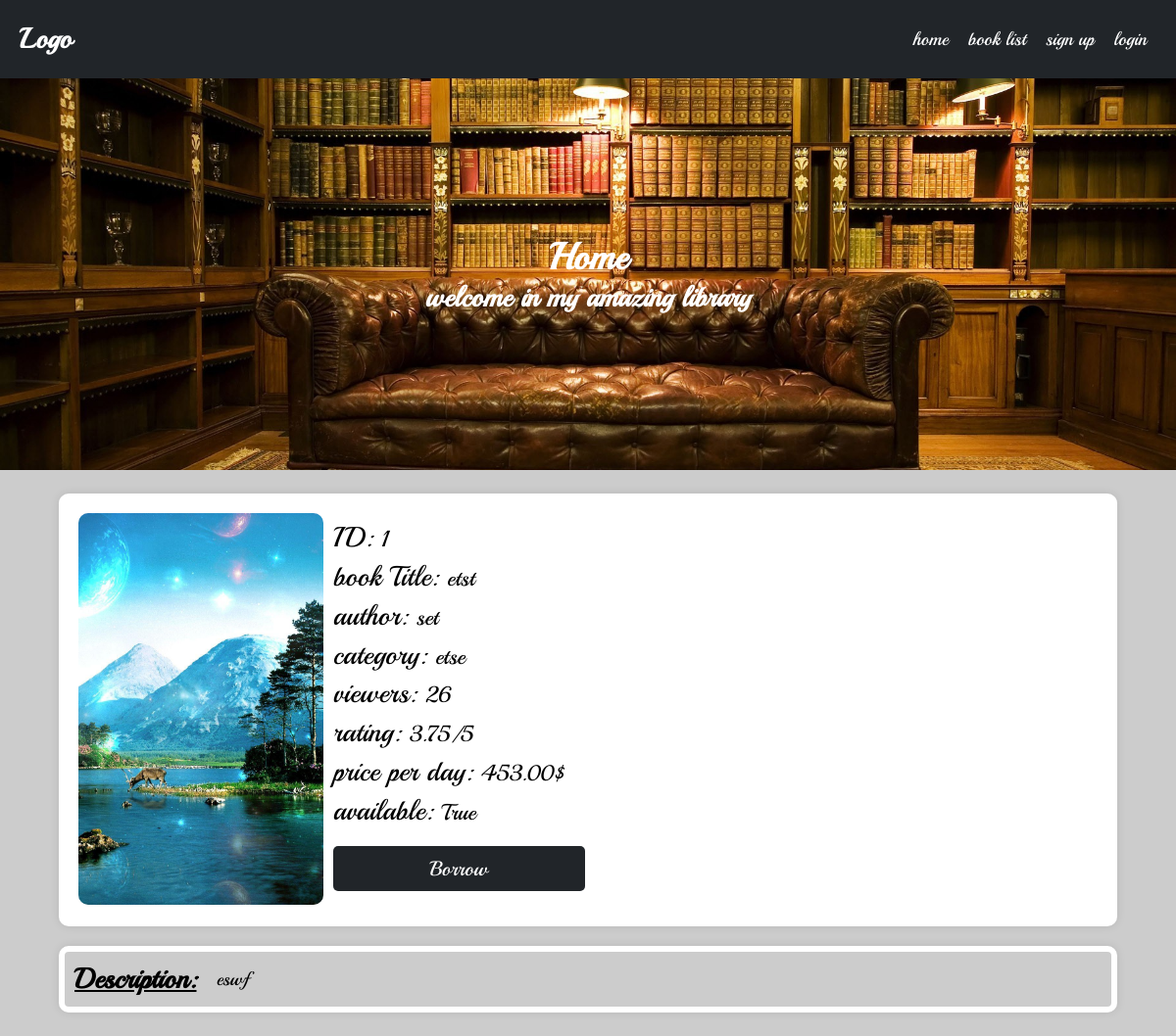
The app's page /books/sdfsdaf/, older data.
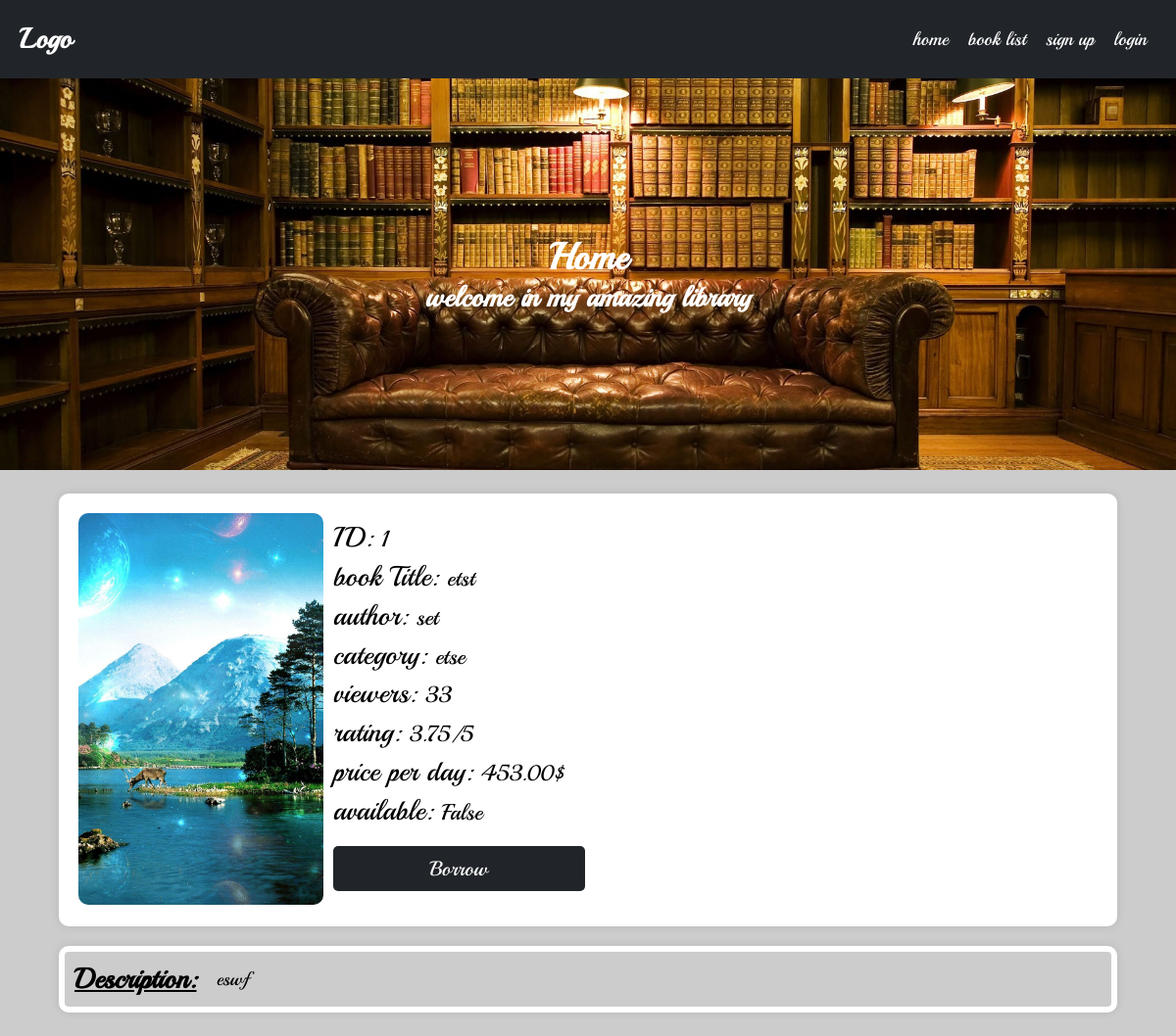
The same page, newer data.
### books/models.py (models this page shows, shortened)
class Book(BasicModel):
    uploaded_by = models.ForeignKey(User, on_delete=models.CASCADE, related_name='books')
    category = models.ForeignKey(Category, on_delete=models.CASCADE, related_name='books')
    viewers = models.ManyToManyField(User, through=Viewers, related_name='viewed_books')
    title = models.CharField(max_length=100)
    author = models.CharField(max_length=100)
    price = models.DecimalField(max_digits=5, decimal_places=2)
    description = models.TextField()
    borrower = models.ForeignKey(User, on_delete=models.SET_NULL, related_name='borrowed_books', null=True, blank=True)
    objects = BookManager()
    @property
    def is_borrowed(self):
        return self.borrower is not None
    @property
    def rating(self):
        return self.ratings.aggregate(avg_rating=Avg('rating'))['avg_rating'] or '~'
    @property
    def views(self):
        return self.user_viewers.aggregate(total_views=Sum('count'))['total_views'] or 0
    class Meta:
        verbose_name = 'Book'
        verbose_name_plural = 'Books'

class BookImage(BasicModel):
    image = models.ImageField(upload_to=book_cover_path, null=True, blank=True)
    book = models.OneToOneField(Book, on_delete=models.CASCADE, related_name='image', null=True, blank=True)
    class Meta:
        verbose_name = 'Book Image'
        verbose_name_plural = 'Book Images'
    @property
    def url(self):
        return self.image.url

### categories/models.py (models this page shows)
class Category(BasicModel):
    title = models.CharField(max_length=100)
    class Meta:
        verbose_name = 'Category'
        verbose_name_plural = 'Categories'
    def __str__(self):
        return self.title

### books/views.py (the view)
# urls.py: path('<slug:slug>/', views.BookDetailView.as_view(), name='book_details'),
class BookDetailView(DetailView):
    model = Book
    def get_queryset(self):
        if (self.request.user.is_authenticated):
            Book.objects.active().get(slug=self.kwargs['slug']).increase_views(self.request.user)
        return Book.objects.active().filter(slug=self.kwargs['slug'])

### books/models.py (called while the page is built)
    def get_queryset(self):
        return queryset(self.model, using=self._db)

    def active(self):
        return self.get_queryset().filter(active=True)

### books/templatetags/custom_filters.py (called while the page is built)
@register.filter( name='not' )
def not_gate(value):
    return not value

### templates/books/book_detail.html (shortened to what this page needs)
{% extends "base.html" %}
{% load static %}
{% load custom_filters %}
{% block style %}
<link rel="stylesheet" href="{% static 'assets/css/details.css' %}">
{% endblock %}
{% block content %}
<div class="container details-container">
    <div class="row">
        <div class="col-sm-6 col-md-3 ">
            <img class="w-100" id="bookImg" src="{{object.image.url}}" alt="">
        </div>
        <div class="col-9 text-data">
            <div>ID: <span id="bookID"> {{object.id}}</span></div><br/>
            <div>book Title:  <span id="bookTitle"> {{object.title}}</span></div><br/>
            <div>author:  <span id="bookAuthor"> {{object.author}}</span></div><br/>
            <div>category:  <span id="bookCategory"> {{object.category}}</span></div><br/>
            <div>viewers: <span id="bookViewers">  {{object.views}}</span></div><br/>
            <div>rating:  <span id="bookRating">  {{object.rating}}{% if object.rating != '~' %}/5{% endif %} </span></div><br/>
            <div>price per day: <span id="bookPrice">  {{object.price}}$</span></div><br/>
            <div>available: <span id="bookAvailable">  {{object.is_borrowed|not}}</span></div><br/>
            <button class="btn-2 btn-dark" onclick="urlRedirect('borrow_book.html')">Borrow</button>
        </div>
    </div>
    <div class="row">
        <h2>Description: </h2>
        <div id="bookDescription" style="word-break: break-word;">
            {{object.description}}
        </div>
    </div>
</div>
{% endblock %}

### templates/base.html (shortened to what this page needs)
{% load static %}
<!DOCTYPE html>
<html lang="en">
<head>
    <link rel="stylesheet" href="{% static 'assets/css/utilities.css' %}">
    {% block style %}
    {% endblock %}
</head>
<body>
    <nav id="nav">
        <div class="first">
            <div id="logo"><a href="{% url 'home' %}">Logo</a></div>
        </div>
        <ul>
            <li><a href="{% url 'home' %}">home</a></li>
            <li><a href="{% url 'book_list' %}">book list</a></li>
            {% if user.is_anonymous %}
                <li><a href="{% url 'signup' %}">sign up</a></li>
                <li><a href="{% url 'login' %}">login</a></li>
            {% else %}
                {% if user.is_superuser %}
                    <li><a href="">dashboard</a></li>
                {% endif %}
                <li><a href="{% url 'logout' %}">logout</a></li>
            {% endif %}
        </ul>
    </nav>
{% block header %}
<header>
    <img src="{% static 'assets/images/header.jpg' %}" alt="header image">
    <h1> Home</h1>
    <h2> welcome in my amazing library</h2>
</header>
{% endblock %}
    {% block content %}
    {% endblock %}
</body>
</html>

### static/assets/css/utilities.css (style rules this page uses)
:root { font-size: 19px; }
* { box-sizing: border-box; margin: 0; padding: 0; font-family: Playball, cursive; }
body { padding-top: 80px; background-color: #ccc; min-height: 100dvh; }
nav { position: fixed; top: 0; width: 100%; height: 80px; background-color: #212529; color: white; display: flex; justify-content: space-between; align-items: center; padding: 0 20px; overflow: hidden; transition: min-height 0.2s linear; z-index: 2; }
nav > .first { display: flex; justify-content: space-between; flex-direction: row; align-items: center; }
nav > .first #logo > a { font-size: 1.5rem; text-decoration: none; color: white; font-weight: bold; }
nav > ul { display: flex; list-style: none; }
nav > ul > li { margin: 0 10px; }
nav > ul > li > a { text-decoration: none; color: white; font-size: 1rem; transition: color 0.2s linear; }
header { width: 100%; height: 400px; color: white; display: flex; flex-direction: column; align-items: center; justify-content: center; position: relative; }
header > img { width: 100%; height: 400px; object-fit: cover; position: absolute; top: 0; left: 0; z-index: -1; }
.container { width: 90%; display: flex; justify-content: center; align-items: center; flex-direction: column; gap: 20px; margin: 2% auto; }
.container > .row { width: 100%; display: flex; justify-content: flex-start; align-items: center; flex-direction: row; row-gap: 20px; column-gap: 1%; flex-wrap: wrap; }
.container > .row .col-9 { width: calc(8.3333333333% * 9 - 1%); }
@media screen and (min-width: 768px) { .container > .row .col-sm-6 { width: calc(8.3333333333% * 6 - 1%); } }
@media screen and (min-width: 992px) { .container > .row .col-md-3 { width: calc(8.3333333333% * 3 - 1%); } }
.w-100 { width: 100% !important; }
.btn-2 { width: calc(16.6666666667% * 2); padding: 10px; border: none; border-radius: 5px; margin-top: 5px; outline: none; cursor: pointer; font-size: 1.1rem; }
.btn-dark { background-color: #212529; color: white; }

### static/assets/css/details.css (style rules this page uses)
.details-container > .row:first-child { background-color: white; padding: 20px; border-radius: 10px; box-shadow: 0 0 10px rgba(0, 0, 0, 0.1); font-size: 1.5rem; line-height: 0.7; }
.details-container > .row:first-child img { border-radius: 10px; height: 400px; object-fit: cover; box-shadow: 0 0 10px rgba(0, 0, 0, 0.1) inset; }
.details-container > .row:first-child span { font-size: 1.2rem; }
.details-container > .row:nth-child(2) { border: 6px solid white; border-radius: 10px; box-shadow: 0 0 10px rgba(0, 0, 0, 0.1); padding: 10px; }
.details-container > .row:nth-child(2) > h2 { text-decoration: underline; }
.details-container > .row:nth-child(2) > div { padding-left: 10px; }

Row changes from the older to the newer data that the page shows:
changed Book "etst": views "26" → "33"; is_borrowed|not "True" → "False"
